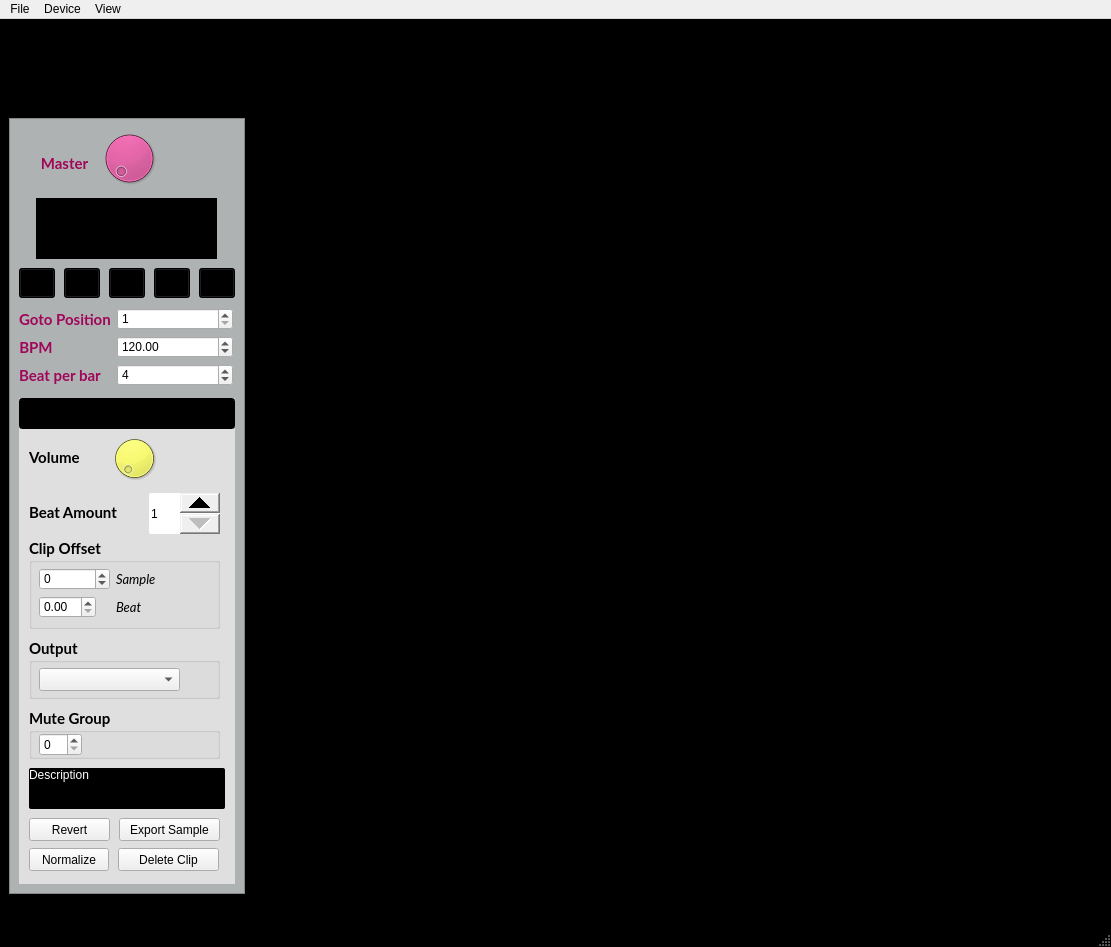
<?xml version="1.0" encoding="UTF-8"?>
<ui version="4.0">
 <class>MainWindow</class>
 <widget class="QMainWindow" name="MainWindow">
  <property name="geometry">
   <rect>
    <x>0</x>
    <y>0</y>
    <width>1111</width>
    <height>947</height>
   </rect>
  </property>
  <property name="windowTitle">
   <string>Super Boucle</string>
  </property>
  <property name="windowIcon">
   <iconset resource="gui.qrc">
    <normaloff>:/icons/icons/icon.png</normaloff>:/icons/icons/icon.png</iconset>
  </property>
  <property name="styleSheet">
   <string notr="true">QMainWindow {background-color: black;}</string>
  </property>
  <widget class="QWidget" name="centralwidget">
   <property name="styleSheet">
    <string notr="true">#centralwidget {background-color: Black;}</string>
   </property>
   <layout class="QHBoxLayout" name="horizontalLayout" stretch="0,9">
    <property name="spacing">
     <number>6</number>
    </property>
    <property name="sizeConstraint">
     <enum>QLayout::SetFixedSize</enum>
    </property>
    <item>
     <layout class="QVBoxLayout" name="verticalLayout" stretch="0">
      <property name="sizeConstraint">
       <enum>QLayout::SetMinimumSize</enum>
      </property>
      <item>
       <widget class="QFrame" name="frame_out">
        <property name="sizePolicy">
         <sizepolicy hsizetype="Minimum" vsizetype="Minimum">
          <horstretch>0</horstretch>
          <verstretch>0</verstretch>
         </sizepolicy>
        </property>
        <property name="minimumSize">
         <size>
          <width>236</width>
          <height>875</height>
         </size>
        </property>
        <property name="frameShape">
         <enum>QFrame::NoFrame</enum>
        </property>
        <property name="frameShadow">
         <enum>QFrame::Raised</enum>
        </property>
        <widget class="QLabel" name="label_7">
         <property name="geometry">
          <rect>
           <x>50</x>
           <y>0</y>
           <width>120</width>
           <height>85</height>
          </rect>
         </property>
         <property name="sizePolicy">
          <sizepolicy hsizetype="Fixed" vsizetype="Fixed">
           <horstretch>0</horstretch>
           <verstretch>0</verstretch>
          </sizepolicy>
         </property>
         <property name="text">
          <string notr="true"/>
         </property>
         <property name="pixmap">
          <pixmap resource="gui.qrc">:/icons/icons/logo.png</pixmap>
         </property>
         <property name="alignment">
          <set>Qt::AlignCenter</set>
         </property>
        </widget>
        <widget class="QFrame" name="frame_in">
         <property name="geometry">
          <rect>
           <x>0</x>
           <y>90</y>
           <width>236</width>
           <height>776</height>
          </rect>
         </property>
         <property name="styleSheet">
          <string notr="true">#frame_in {
background-color: rgb(175, 178, 178);}</string>
         </property>
         <property name="frameShape">
          <enum>QFrame::StyledPanel</enum>
         </property>
         <property name="frameShadow">
          <enum>QFrame::Raised</enum>
         </property>
         <widget class="QSuperDial" name="master_volume">
          <property name="geometry">
           <rect>
            <x>90</x>
            <y>10</y>
            <width>60</width>
            <height>60</height>
           </rect>
          </property>
          <property name="maximumSize">
           <size>
            <width>60</width>
            <height>60</height>
           </size>
          </property>
          <property name="styleSheet">
           <string notr="true">background-color: rgb(223, 27, 130);
color: black;</string>
          </property>
          <property name="maximum">
           <number>256</number>
          </property>
         </widget>
         <widget class="QLabel" name="label_6">
          <property name="geometry">
           <rect>
            <x>10</x>
            <y>30</y>
            <width>91</width>
            <height>30</height>
           </rect>
          </property>
          <property name="font">
           <font>
            <family>Lato</family>
            <pointsize>11</pointsize>
            <weight>75</weight>
            <bold>true</bold>
            <kerning>true</kerning>
           </font>
          </property>
          <property name="styleSheet">
           <string notr="true">color: rgb(160, 6, 89);</string>
          </property>
          <property name="text">
           <string>Master</string>
          </property>
          <property name="alignment">
           <set>Qt::AlignCenter</set>
          </property>
         </widget>
         <widget class="QFrame" name="frame_clip">
          <property name="geometry">
           <rect>
            <x>10</x>
            <y>280</y>
            <width>216</width>
            <height>486</height>
           </rect>
          </property>
          <property name="styleSheet">
           <string notr="true">#frame_clip {background-color: rgb(223, 223, 223);}</string>
          </property>
          <property name="frameShape">
           <enum>QFrame::NoFrame</enum>
          </property>
          <property name="frameShadow">
           <enum>QFrame::Raised</enum>
          </property>
          <widget class="QLineEdit" name="clip_name">
           <property name="geometry">
            <rect>
             <x>0</x>
             <y>0</y>
             <width>216</width>
             <height>31</height>
            </rect>
           </property>
           <property name="font">
            <font>
             <family>Lato</family>
             <pointsize>11</pointsize>
             <weight>75</weight>
             <bold>true</bold>
            </font>
           </property>
           <property name="styleSheet">
            <string notr="true">#clip_name {background-color: black; color: rgb(255, 253, 24);}</string>
           </property>
           <property name="alignment">
            <set>Qt::AlignCenter</set>
           </property>
          </widget>
          <widget class="QLabel" name="label_5">
           <property name="geometry">
            <rect>
             <x>10</x>
             <y>50</y>
             <width>71</width>
             <height>19</height>
            </rect>
           </property>
           <property name="font">
            <font>
             <family>Lato</family>
             <pointsize>11</pointsize>
             <weight>75</weight>
             <bold>true</bold>
            </font>
           </property>
           <property name="text">
            <string>Volume</string>
           </property>
           <property name="alignment">
            <set>Qt::AlignLeading|Qt::AlignLeft|Qt::AlignVCenter</set>
           </property>
          </widget>
          <widget class="QSuperDial" name="clip_volume">
           <property name="enabled">
            <bool>true</bool>
           </property>
           <property name="geometry">
            <rect>
             <x>90</x>
             <y>35</y>
             <width>51</width>
             <height>51</height>
            </rect>
           </property>
           <property name="styleSheet">
            <string notr="true">background-color: rgb(241, 248, 0);
color: black;</string>
           </property>
           <property name="maximum">
            <number>256</number>
           </property>
           <property name="singleStep">
            <number>1</number>
           </property>
          </widget>
          <widget class="QLabel" name="label_4">
           <property name="geometry">
            <rect>
             <x>10</x>
             <y>105</y>
             <width>111</width>
             <height>19</height>
            </rect>
           </property>
           <property name="font">
            <font>
             <family>Lato</family>
             <pointsize>11</pointsize>
             <weight>75</weight>
             <bold>true</bold>
            </font>
           </property>
           <property name="text">
            <string>Beat Amount</string>
           </property>
          </widget>
          <widget class="QSpinBox" name="beat_diviser">
           <property name="geometry">
            <rect>
             <x>130</x>
             <y>95</y>
             <width>71</width>
             <height>41</height>
            </rect>
           </property>
           <property name="styleSheet">
            <string notr="true">QSpinBox::up-button { width: 40px; }
QSpinBox::down-button { width: 40px; }
QSpinBox { border : 0px; border-radius: 2px}</string>
           </property>
           <property name="minimum">
            <number>1</number>
           </property>
          </widget>
          <widget class="QLabel" name="clip_description">
           <property name="geometry">
            <rect>
             <x>10</x>
             <y>370</y>
             <width>196</width>
             <height>41</height>
            </rect>
           </property>
           <property name="styleSheet">
            <string notr="true">color: white;
background-color: black;
border-radius: 2px;</string>
           </property>
           <property name="text">
            <string>Description</string>
           </property>
           <property name="alignment">
            <set>Qt::AlignLeading|Qt::AlignLeft|Qt::AlignTop</set>
           </property>
          </widget>
          <widget class="QPushButton" name="deleteButton">
           <property name="geometry">
            <rect>
             <x>99</x>
             <y>450</y>
             <width>101</width>
             <height>23</height>
            </rect>
           </property>
           <property name="text">
            <string>Delete Clip</string>
           </property>
          </widget>
          <widget class="QPushButton" name="exportButton">
           <property name="geometry">
            <rect>
             <x>100</x>
             <y>420</y>
             <width>101</width>
             <height>23</height>
            </rect>
           </property>
           <property name="text">
            <string>Export Sample</string>
           </property>
          </widget>
          <widget class="QPushButton" name="normalizeButton">
           <property name="geometry">
            <rect>
             <x>10</x>
             <y>450</y>
             <width>80</width>
             <height>23</height>
            </rect>
           </property>
           <property name="text">
            <string>Normalize</string>
           </property>
          </widget>
          <widget class="QPushButton" name="revertButton">
           <property name="geometry">
            <rect>
             <x>10</x>
             <y>420</y>
             <width>81</width>
             <height>23</height>
            </rect>
           </property>
           <property name="text">
            <string>Revert</string>
           </property>
          </widget>
          <widget class="QGroupBox" name="groupBox">
           <property name="geometry">
            <rect>
             <x>10</x>
             <y>310</y>
             <width>191</width>
             <height>51</height>
            </rect>
           </property>
           <property name="font">
            <font>
             <family>Lato</family>
             <pointsize>11</pointsize>
             <weight>75</weight>
             <bold>true</bold>
            </font>
           </property>
           <property name="title">
            <string>Mute Group</string>
           </property>
           <widget class="QSpinBox" name="mute_group">
            <property name="geometry">
             <rect>
              <x>10</x>
              <y>25</y>
              <width>43</width>
              <height>23</height>
             </rect>
            </property>
           </widget>
          </widget>
          <widget class="QGroupBox" name="groupBox_2">
           <property name="geometry">
            <rect>
             <x>10</x>
             <y>140</y>
             <width>191</width>
             <height>91</height>
            </rect>
           </property>
           <property name="font">
            <font>
             <family>Lato</family>
             <pointsize>11</pointsize>
             <weight>75</weight>
             <bold>true</bold>
            </font>
           </property>
           <property name="title">
            <string>Clip Offset</string>
           </property>
           <widget class="QWidget" name="formLayoutWidget_4">
            <property name="geometry">
             <rect>
              <x>10</x>
              <y>30</y>
              <width>161</width>
              <height>54</height>
             </rect>
            </property>
            <layout class="QFormLayout" name="formLayout_4">
             <item row="0" column="0">
              <widget class="QSpinBox" name="frame_offset">
               <property name="minimum">
                <number>-4410000</number>
               </property>
               <property name="maximum">
                <number>4410000</number>
               </property>
              </widget>
             </item>
             <item row="0" column="1">
              <widget class="QLabel" name="label_2">
               <property name="font">
                <font>
                 <family>Lato</family>
                 <pointsize>10</pointsize>
                 <italic>true</italic>
                </font>
               </property>
               <property name="text">
                <string>Sample</string>
               </property>
              </widget>
             </item>
             <item row="1" column="0">
              <widget class="QDoubleSpinBox" name="beat_offset">
               <property name="enabled">
                <bool>true</bool>
               </property>
               <property name="maximum">
                <double>99.000000000000000</double>
               </property>
               <property name="singleStep">
                <double>0.010000000000000</double>
               </property>
              </widget>
             </item>
             <item row="1" column="1">
              <widget class="QLabel" name="label">
               <property name="font">
                <font>
                 <family>Lato</family>
                 <pointsize>10</pointsize>
                 <italic>true</italic>
                </font>
               </property>
               <property name="text">
                <string>Beat</string>
               </property>
              </widget>
             </item>
            </layout>
           </widget>
          </widget>
          <widget class="QGroupBox" name="groupBox_3">
           <property name="geometry">
            <rect>
             <x>10</x>
             <y>240</y>
             <width>191</width>
             <height>61</height>
            </rect>
           </property>
           <property name="font">
            <font>
             <family>Lato</family>
             <pointsize>11</pointsize>
             <weight>75</weight>
             <bold>true</bold>
            </font>
           </property>
           <property name="title">
            <string>Output</string>
           </property>
           <widget class="QComboBox" name="output">
            <property name="geometry">
             <rect>
              <x>10</x>
              <y>30</y>
              <width>141</width>
              <height>23</height>
             </rect>
            </property>
           </widget>
          </widget>
         </widget>
         <widget class="QPushButton" name="playButton">
          <property name="geometry">
           <rect>
            <x>55</x>
            <y>150</y>
            <width>36</width>
            <height>30</height>
           </rect>
          </property>
          <property name="toolTip">
           <string>Play</string>
          </property>
          <property name="styleSheet">
           <string notr="true">QPushButton {background-color: rgb(0, 0, 0);}
QPushButton:pressed {background-color: rgb(98, 98, 98);}
</string>
          </property>
          <property name="icon">
           <iconset resource="gui.qrc">
            <normaloff>:/icons/icons/white_play_24.png</normaloff>:/icons/icons/white_play_24.png</iconset>
          </property>
          <property name="iconSize">
           <size>
            <width>24</width>
            <height>24</height>
           </size>
          </property>
         </widget>
         <widget class="QPushButton" name="pauseButton">
          <property name="geometry">
           <rect>
            <x>100</x>
            <y>150</y>
            <width>36</width>
            <height>30</height>
           </rect>
          </property>
          <property name="toolTip">
           <string>Pause</string>
          </property>
          <property name="styleSheet">
           <string notr="true">QPushButton {background-color: rgb(0, 0, 0);}
QPushButton:pressed {background-color: rgb(98, 98, 98);}
</string>
          </property>
          <property name="icon">
           <iconset resource="gui.qrc">
            <normaloff>:/icons/icons/white_pause_24.png</normaloff>:/icons/icons/white_pause_24.png</iconset>
          </property>
          <property name="iconSize">
           <size>
            <width>24</width>
            <height>24</height>
           </size>
          </property>
         </widget>
         <widget class="QPushButton" name="rewindButton">
          <property name="geometry">
           <rect>
            <x>10</x>
            <y>150</y>
            <width>36</width>
            <height>30</height>
           </rect>
          </property>
          <property name="toolTip">
           <string>Rewind</string>
          </property>
          <property name="styleSheet">
           <string notr="true">QPushButton {background-color: rgb(0, 0, 0);}
QPushButton:pressed {background-color: rgb(98, 98, 98);}
</string>
          </property>
          <property name="icon">
           <iconset resource="gui.qrc">
            <normaloff>:/icons/icons/white_rewind_24.png</normaloff>:/icons/icons/white_rewind_24.png</iconset>
          </property>
          <property name="iconSize">
           <size>
            <width>24</width>
            <height>24</height>
           </size>
          </property>
         </widget>
         <widget class="QLabel" name="bbtLabel">
          <property name="geometry">
           <rect>
            <x>27</x>
            <y>80</y>
            <width>181</width>
            <height>61</height>
           </rect>
          </property>
          <property name="font">
           <font>
            <family>Lato</family>
            <pointsize>14</pointsize>
            <weight>75</weight>
            <bold>true</bold>
            <kerning>true</kerning>
           </font>
          </property>
          <property name="styleSheet">
           <string notr="true">background-color: black;
color: rgb(0, 255, 0);</string>
          </property>
          <property name="text">
           <string/>
          </property>
          <property name="alignment">
           <set>Qt::AlignCenter</set>
          </property>
         </widget>
         <widget class="QPushButton" name="gotoButton">
          <property name="geometry">
           <rect>
            <x>190</x>
            <y>150</y>
            <width>36</width>
            <height>30</height>
           </rect>
          </property>
          <property name="toolTip">
           <string>Go to</string>
          </property>
          <property name="styleSheet">
           <string notr="true">QPushButton {background-color: rgb(0, 0, 0);}
QPushButton:pressed {background-color: rgb(98, 98, 98);}
</string>
          </property>
          <property name="icon">
           <iconset resource="gui.qrc">
            <normaloff>:/icons/icons/white_goto_24.png</normaloff>:/icons/icons/white_goto_24.png</iconset>
          </property>
          <property name="iconSize">
           <size>
            <width>24</width>
            <height>24</height>
           </size>
          </property>
         </widget>
         <widget class="QWidget" name="formLayoutWidget">
          <property name="geometry">
           <rect>
            <x>10</x>
            <y>190</y>
            <width>214</width>
            <height>91</height>
           </rect>
          </property>
          <layout class="QFormLayout" name="formLayout_2">
           <item row="1" column="0">
            <widget class="QLabel" name="label_10">
             <property name="font">
              <font>
               <family>Lato</family>
               <pointsize>11</pointsize>
               <weight>75</weight>
               <bold>true</bold>
               <kerning>true</kerning>
              </font>
             </property>
             <property name="styleSheet">
              <string notr="true">color: rgb(160, 6, 89);</string>
             </property>
             <property name="text">
              <string>BPM</string>
             </property>
             <property name="alignment">
              <set>Qt::AlignCenter</set>
             </property>
            </widget>
           </item>
           <item row="1" column="1">
            <widget class="QDoubleSpinBox" name="bpm">
             <property name="minimum">
              <double>1.000000000000000</double>
             </property>
             <property name="maximum">
              <double>260.000000000000000</double>
             </property>
             <property name="value">
              <double>120.000000000000000</double>
             </property>
            </widget>
           </item>
           <item row="2" column="0">
            <widget class="QLabel" name="label_11">
             <property name="font">
              <font>
               <family>Lato</family>
               <pointsize>11</pointsize>
               <weight>75</weight>
               <bold>true</bold>
               <kerning>true</kerning>
              </font>
             </property>
             <property name="styleSheet">
              <string notr="true">color: rgb(160, 6, 89);</string>
             </property>
             <property name="text">
              <string>Beat per bar</string>
             </property>
             <property name="alignment">
              <set>Qt::AlignCenter</set>
             </property>
            </widget>
           </item>
           <item row="2" column="1">
            <widget class="QSpinBox" name="beat_per_bar">
             <property name="minimum">
              <number>1</number>
             </property>
             <property name="value">
              <number>4</number>
             </property>
            </widget>
           </item>
           <item row="0" column="0">
            <widget class="QLabel" name="label_12">
             <property name="font">
              <font>
               <family>Lato</family>
               <pointsize>11</pointsize>
               <weight>75</weight>
               <bold>true</bold>
               <kerning>true</kerning>
              </font>
             </property>
             <property name="styleSheet">
              <string notr="true">color: rgb(160, 6, 89);</string>
             </property>
             <property name="text">
              <string>Goto Position</string>
             </property>
             <property name="alignment">
              <set>Qt::AlignCenter</set>
             </property>
            </widget>
           </item>
           <item row="0" column="1">
            <widget class="QSpinBox" name="gotoTarget">
             <property name="minimum">
              <number>1</number>
             </property>
             <property name="maximum">
              <number>999999999</number>
             </property>
            </widget>
           </item>
          </layout>
         </widget>
         <widget class="QPushButton" name="recordButton">
          <property name="geometry">
           <rect>
            <x>145</x>
            <y>150</y>
            <width>36</width>
            <height>30</height>
           </rect>
          </property>
          <property name="toolTip">
           <string>Pause</string>
          </property>
          <property name="styleSheet">
           <string notr="true">QPushButton {background-color: rgb(0, 0, 0);}
QPushButton:pressed {background-color: rgb(98, 98, 98);}
</string>
          </property>
          <property name="icon">
           <iconset resource="gui.qrc">
            <normaloff>:/icons/icons/record_24.png</normaloff>:/icons/icons/record_24.png</iconset>
          </property>
          <property name="iconSize">
           <size>
            <width>24</width>
            <height>24</height>
           </size>
          </property>
         </widget>
        </widget>
       </widget>
      </item>
     </layout>
    </item>
    <item>
     <layout class="QGridLayout" name="gridLayout_out">
      <property name="sizeConstraint">
       <enum>QLayout::SetDefaultConstraint</enum>
      </property>
      <property name="leftMargin">
       <number>12</number>
      </property>
      <item row="0" column="1">
       <spacer name="horizontalSpacer">
        <property name="orientation">
         <enum>Qt::Horizontal</enum>
        </property>
        <property name="sizeHint" stdset="0">
         <size>
          <width>0</width>
          <height>20</height>
         </size>
        </property>
       </spacer>
      </item>
      <item row="0" column="0">
       <layout class="QGridLayout" name="gridLayout">
        <property name="spacing">
         <number>0</number>
        </property>
       </layout>
      </item>
      <item row="1" column="0">
       <spacer name="verticalSpacer_2">
        <property name="orientation">
         <enum>Qt::Vertical</enum>
        </property>
        <property name="sizeHint" stdset="0">
         <size>
          <width>20</width>
          <height>0</height>
         </size>
        </property>
       </spacer>
      </item>
     </layout>
    </item>
   </layout>
  </widget>
  <widget class="QMenuBar" name="menubar">
   <property name="geometry">
    <rect>
     <x>0</x>
     <y>0</y>
     <width>1111</width>
     <height>20</height>
    </rect>
   </property>
   <widget class="QMenu" name="menuFile">
    <property name="title">
     <string>File</string>
    </property>
    <addaction name="actionNew"/>
    <addaction name="actionOpen"/>
    <addaction name="actionSave"/>
    <addaction name="actionSave_As"/>
    <addaction name="actionQuit"/>
   </widget>
   <widget class="QMenu" name="menuDevice">
    <property name="title">
     <string>Device</string>
    </property>
    <addaction name="actionAdd_Device"/>
    <addaction name="actionManage_Devices"/>
    <addaction name="separator"/>
   </widget>
   <widget class="QMenu" name="menuView">
    <property name="title">
     <string>View</string>
    </property>
    <addaction name="actionFullScreen"/>
    <addaction name="separator"/>
    <addaction name="actionPlaylist_Editor"/>
    <addaction name="actionPort_Manager"/>
   </widget>
   <addaction name="menuFile"/>
   <addaction name="menuDevice"/>
   <addaction name="menuView"/>
  </widget>
  <widget class="QStatusBar" name="statusbar"/>
  <action name="actionNew">
   <property name="text">
    <string>New...</string>
   </property>
   <property name="shortcut">
    <string>Ctrl+N</string>
   </property>
  </action>
  <action name="actionOpen">
   <property name="text">
    <string>Open...</string>
   </property>
   <property name="shortcut">
    <string>Ctrl+O</string>
   </property>
  </action>
  <action name="actionSave">
   <property name="text">
    <string>Save</string>
   </property>
   <property name="shortcut">
    <string>Ctrl+S</string>
   </property>
  </action>
  <action name="actionQuit">
   <property name="text">
    <string>Quit</string>
   </property>
   <property name="shortcut">
    <string>Ctrl+Q</string>
   </property>
  </action>
  <action name="actionSave_As">
   <property name="text">
    <string>Save As...</string>
   </property>
   <property name="shortcut">
    <string>Ctrl+Shift+S</string>
   </property>
  </action>
  <action name="actionAdd_Device">
   <property name="text">
    <string>Add Device...</string>
   </property>
  </action>
  <action name="actionFullScreen">
   <property name="text">
    <string>FullScreen</string>
   </property>
   <property name="shortcut">
    <string>F11</string>
   </property>
   <property name="shortcutContext">
    <enum>Qt::ApplicationShortcut</enum>
   </property>
  </action>
  <action name="actionManage_Devices">
   <property name="text">
    <string>Manage Devices...</string>
   </property>
   <property name="shortcut">
    <string>Ctrl+D</string>
   </property>
  </action>
  <action name="actionPlaylist_Editor">
   <property name="text">
    <string>Playlist Editor</string>
   </property>
   <property name="shortcut">
    <string>Ctrl+P</string>
   </property>
  </action>
  <action name="actionPort_Manager">
   <property name="text">
    <string>Port Manager</string>
   </property>
   <property name="shortcut">
    <string>Ctrl+M</string>
   </property>
  </action>
 </widget>
 <customwidgets>
  <customwidget>
   <class>QSuperDial</class>
   <extends>QDial</extends>
   <header>qsuperdial.h</header>
  </customwidget>
 </customwidgets>
 <resources>
  <include location="gui.qrc"/>
 </resources>
 <connections/>
</ui>
